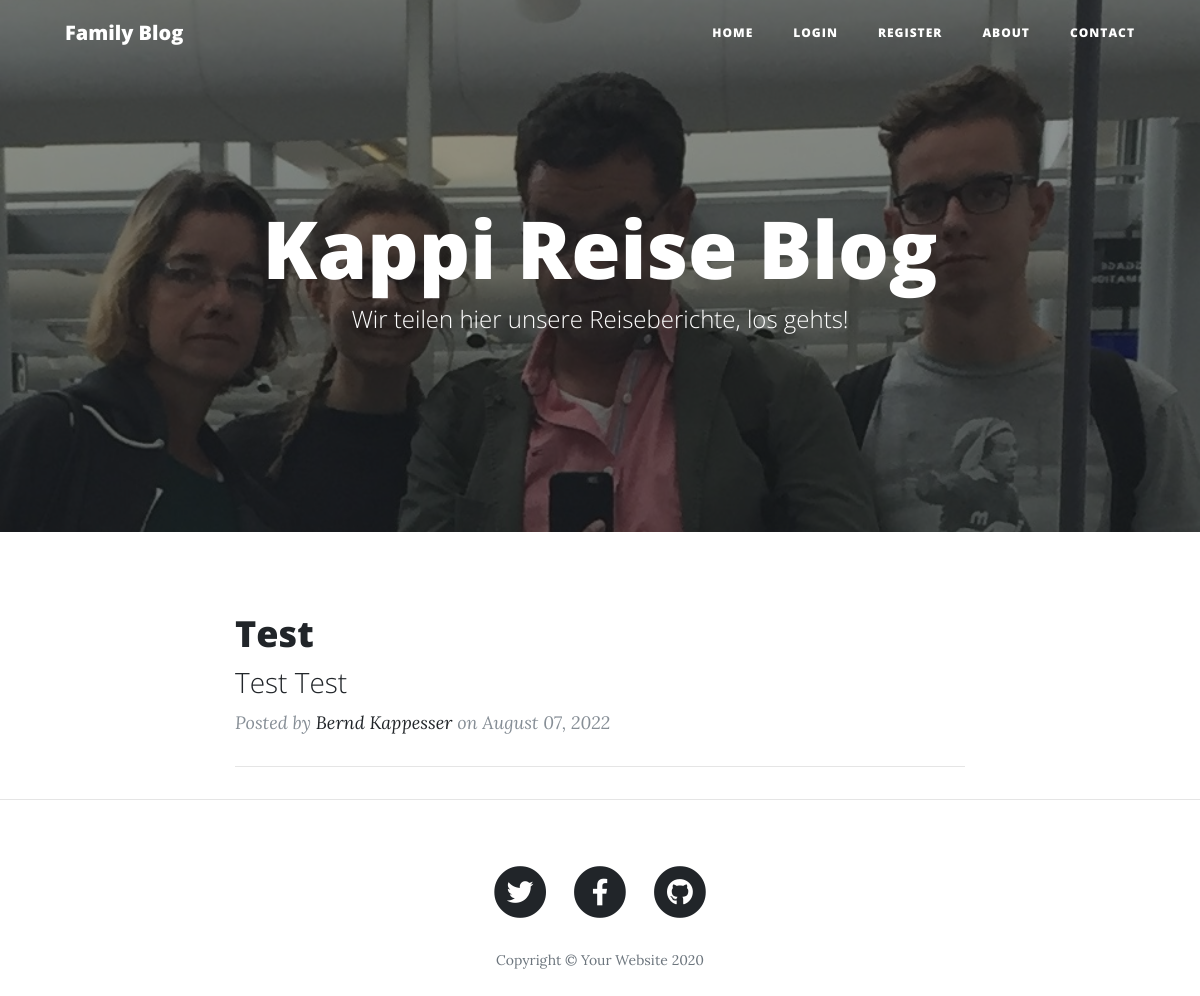
Before: / with the older database file.
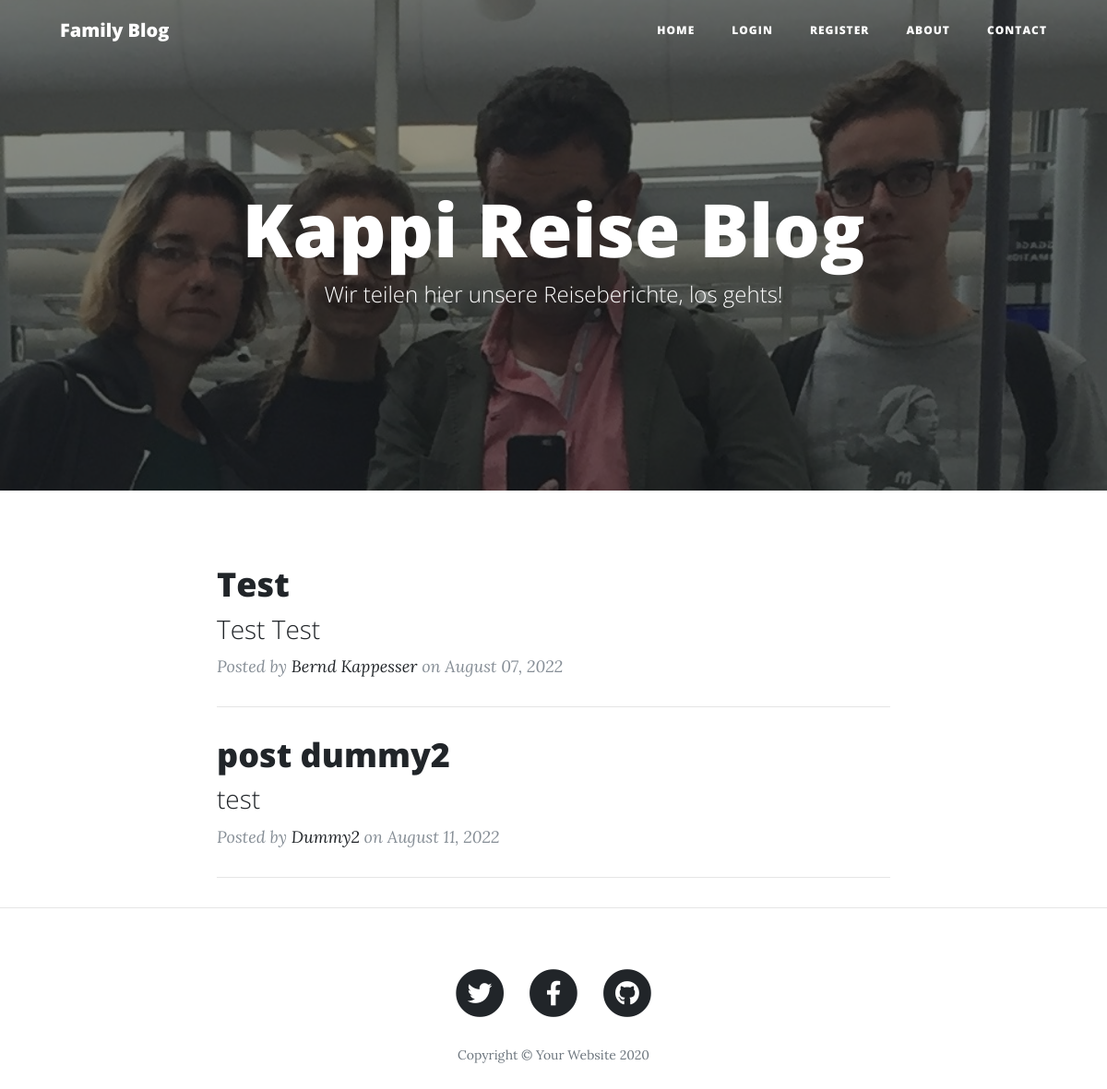
After: the same page with the newer database file.
### main.py (models this page shows)
class BlogPost(db.Model):
    __tablename__ = "blog_posts"
    id = db.Column(db.Integer, primary_key=True)
    author_id = db.Column(db.Integer, db.ForeignKey("user.id"))
    author = relationship("User", back_populates="posts")
    comments = relationship("Comment", back_populates="parent_post")
    title = db.Column(db.String(250), unique=True, nullable=False)
    subtitle = db.Column(db.String(250), nullable=False)
    date = db.Column(db.String(250), nullable=False)
    body = db.Column(db.Text, nullable=False)
    img_url = db.Column(db.String(250), nullable=False)

class User(UserMixin, db.Model):
    __tablename__ = "user"
    id = db.Column(db.Integer, primary_key=True)
    email = db.Column(db.String(100), unique=True)
    password = db.Column(db.String(100))
    name = db.Column(db.String(1000))
    posts = relationship("BlogPost", back_populates="author")
    comments = relationship("Comment", back_populates="comment_author")

### main.py (the view)
@app.route('/')
def get_all_posts():
    posts = BlogPost.query.all()
    return render_template("index.html", all_posts=posts, current_user=current_user, admin_list=ADMIN_LIST)

### templates/index.html (shortened to what this page needs)
{% include "header.html" %}
  <header class="masthead" style="background-image: url('{{ url_for('static', filename='img/family.jpg')}}')">
    <div class="overlay"></div>
    <div class="container">
      <div class="row">
        <div class="col-lg-8 col-md-10 mx-auto">
          <div class="site-heading">
            <h1>Kappi Reise Blog </h1>
            <span class="subheading">Wir teilen hier unsere Reiseberichte, los gehts!</span>
          </div>
        </div>
      </div>
    </div>
  </header>
  <div class="container">
    <div class="row">
      <div class="col-lg-8 col-md-10 mx-auto">
        {% for post in all_posts %}
        <div class="post-preview">
          <a href="{{ url_for('show_post', post_id=post.id) }}">
            <h2 class="post-title">
              {{post.title}}
            </h2>
            <h3 class="post-subtitle">
              {{post.subtitle}}
            </h3>
          </a>
          <p class="post-meta">Posted by
            <a href="#"> {{ post.author.name }} </a>
            on {{post.date}}
          </p>
        </div>
        <hr>
        {% endfor %}
      </div>
    </div>
  </div>
  <hr>
{% include "footer.html" %}

### templates/header.html (shortened to what this page needs)
<!DOCTYPE html>
<html lang="en">
<head>
  <link href="{{ url_for('static', filename='vendor/bootstrap/css/bootstrap.min.css') }}" rel="stylesheet">
  <link href="{{ url_for('static', filename='vendor/fontawesome-free/css/all.min.css')}}" rel="stylesheet" type="text/css">
  <link href="{{ url_for('static', filename='css/clean-blog.min.css')}}" rel="stylesheet">
</head>
<body>
  <nav class="navbar navbar-expand-lg navbar-light fixed-top" id="mainNav">
    <div class="container">
      <a class="navbar-brand" href="{{url_for('get_all_posts')}}">Family Blog</a>
      <div class="collapse navbar-collapse" id="navbarResponsive">
        <ul class="navbar-nav ml-auto">
          <li class="nav-item">
            <a class="nav-link" href="{{ url_for('get_all_posts') }}">Home</a>
          </li>
          {% if not current_user.is_authenticated: %}
          <li class="nav-item">
            <a class="nav-link" href="{{ url_for('login') }}">Login</a>
          </li>
          <li class="nav-item">
            <a class="nav-link" href="{{ url_for('register') }}">Register</a>
          </li>
          {% endif %}
          <li class="nav-item">
            <a class="nav-link" href="{{ url_for('about') }}">About</a>
          </li>
          <li class="nav-item">
            <a class="nav-link" href="{{ url_for('contact') }}">Contact</a>
          </li>
        </ul>
      </div>
    </div>
  </nav>

### templates/footer.html (shortened to what this page needs)
  <footer>
    <div class="container">
      <div class="row">
        <div class="col-lg-8 col-md-10 mx-auto">
          <ul class="list-inline text-center">
            <li class="list-inline-item">
              <a href="#">
                <span class="fa-stack fa-lg">
                  <i class="fas fa-circle fa-stack-2x"></i>
                  <i class="fab fa-twitter fa-stack-1x fa-inverse"></i>
                </span>
              </a>
            </li>
            <li class="list-inline-item">
              <a href="#">
                <span class="fa-stack fa-lg">
                  <i class="fas fa-circle fa-stack-2x"></i>
                  <i class="fab fa-facebook-f fa-stack-1x fa-inverse"></i>
                </span>
              </a>
            </li>
            <li class="list-inline-item">
              <a href="#">
                <span class="fa-stack fa-lg">
                  <i class="fas fa-circle fa-stack-2x"></i>
                  <i class="fab fa-github fa-stack-1x fa-inverse"></i>
                </span>
              </a>
            </li>
          </ul>
          <p class="copyright text-muted">Copyright &copy; Your Website 2020</p>
        </div>
      </div>
    </div>
  </footer>
</body>
</html>

Changed rows visible on the page:
added BlogPost: title "post dummy2", subtitle "test", author.name "Dummy2", date "August 11, 2022"
